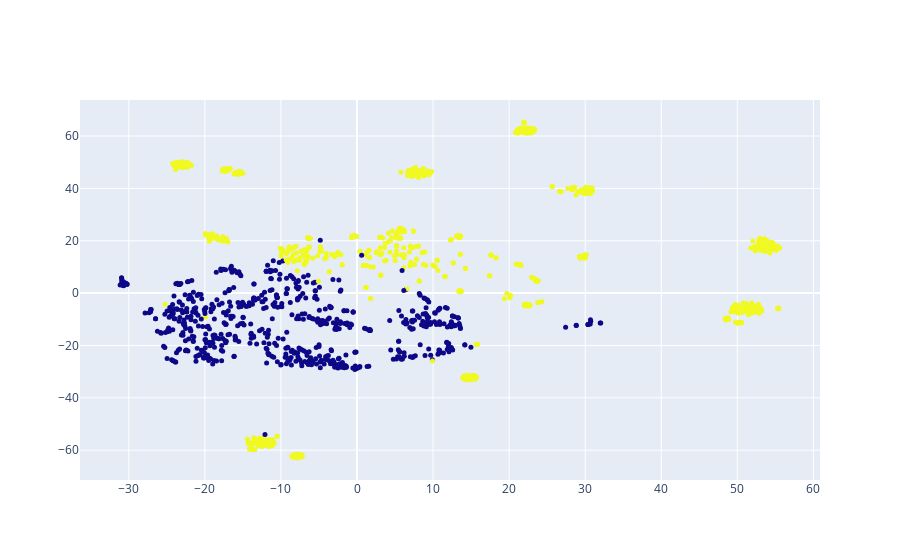

The notebook cell saved with this chart:
### Code cell
x_vals, y_vals, labels = reduce_dimensions(model)
plot_with_plotly(x_vals, y_vals, labels)

### Figure 1 — Plotly figure (JSON) as saved in the notebook; plotly's stock layout.template omitted (floating-point values rounded to 4 significant figures; data arrays with more than 128 entries replaced by an {"elided": "..."} marker saying what was removed)
{"data": [{"marker": {"color": {"elided": "1335 int values"}, "size": 5}, "mode": "markers", "text": {"elided": "1335 int values"}, "type": "scatter", "x": {"elided": "1335 float values"}, "y": {"elided": "1335 float values"}}], "layout": {}}
